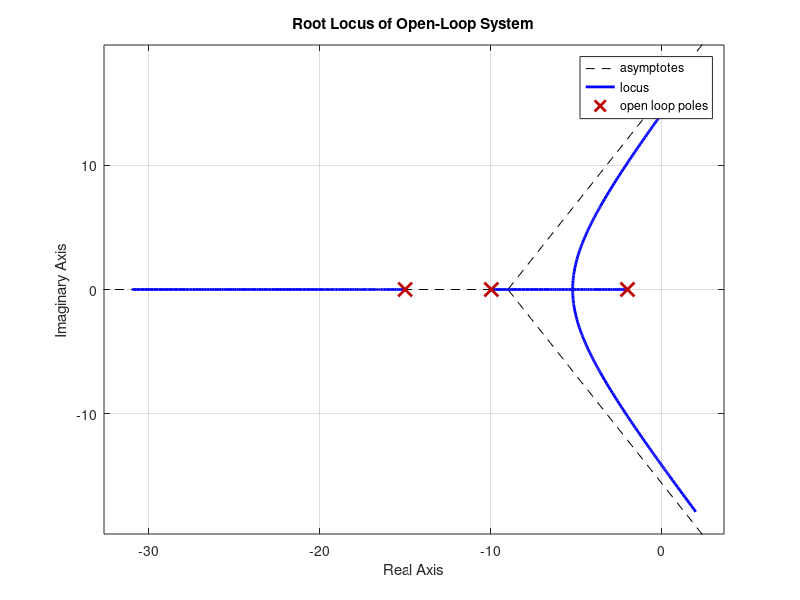
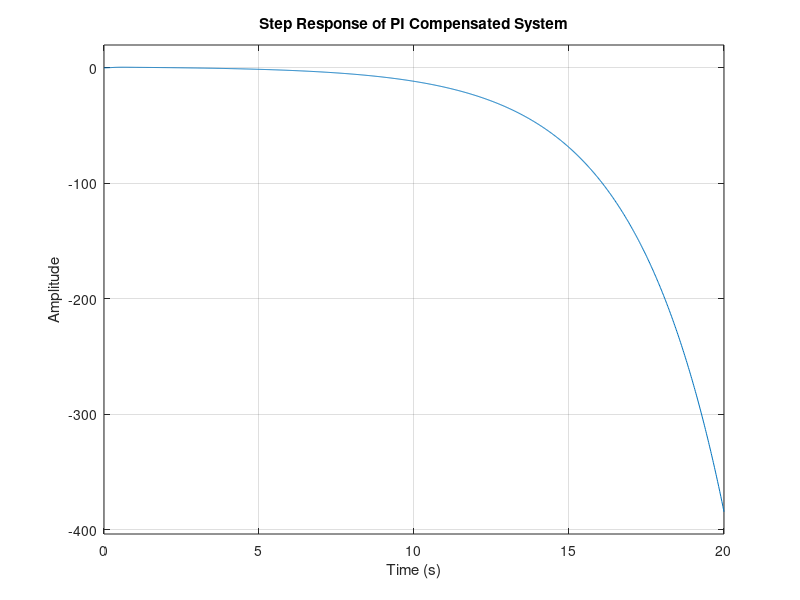
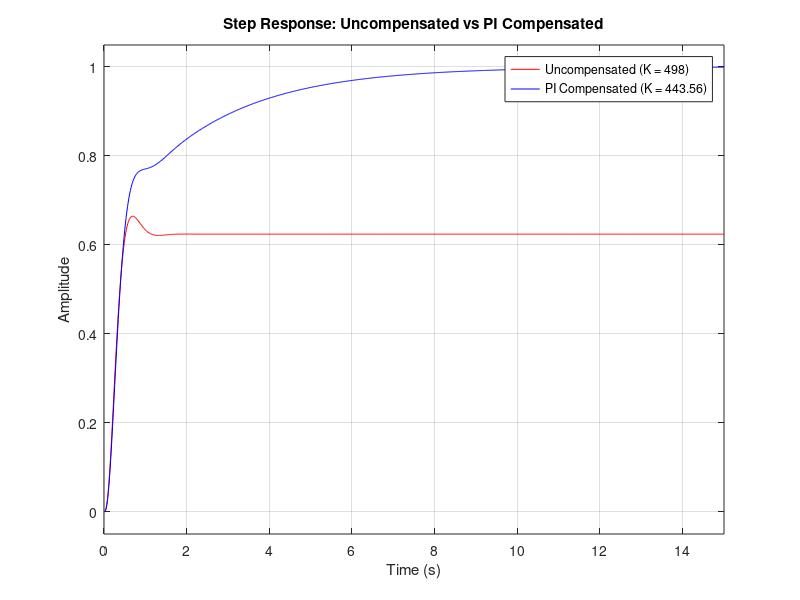

The MATLAB source for these figures, in order:
%Yasmin Al Shawawrh
%1220848
%Q5
%part1

s = tf('s');
G = 1 / ((s + 2)*(s + 10)*(s + 15));
T = feedback(G, 1); 
figure;
rlocus(T);
title('Root Locus of Open-Loop System');

%Yasmin Al Shawawrh
%1220848
%Q5
%part2

OS = 7;    
Ts = 0.9434;   
zeta = -log(OS/100) / sqrt(pi^2 + log(OS/100)^2);
wn = 4 / (zeta * Ts);
sigma = zeta * wn;
wd = wn * sqrt(1 - zeta^2);
s_desired = -sigma + 1i * wd;
den_val = (s_desired + 2) * (s_desired + 10) * (s_desired + 15);
K = -den_val;
fprintf('Desired pole: %.4f %+.4fj\n', real(s_desired), imag(s_desired));
fprintf('Calculated gain K: %.4f\n', real(K));

%Yasmin Al Shawawrh
%1220848
%Q5
%part3
p1 = -2;
p2 = -10;
p3 = -15;
Ts_new = 1.05 * Ts;
OS = 0.07;
zeta = -log(OS)/sqrt(pi^2 + log(OS)^2);
wn = 4 / (zeta * Ts_new);
sigma = -zeta * wn;
wd = wn * sqrt(1 - zeta^2);
s_des = sigma + 1i*wd;
fprintf('--- Desired Pole ---\n');
fprintf('s_des = %.4f %+.4fj\n\n', real(s_des), imag(s_des));
angle_p1 = angle(s_des - p1) * (180/pi);
angle_p2 = angle(s_des - p2) * (180/pi);
angle_p3 = angle(s_des - p3) * (180/pi);
angle_origin = angle(s_des - 0) * (180/pi);
total_pole_angle = angle_p1 + angle_p2 + angle_p3 + angle_origin;
zero_angle_deg = -180 + total_pole_angle;
zero_angle_rad = deg2rad(zero_angle_deg);
fprintf('\nAngle from poles:\n');
fprintf('Angle p1 (-2): %.2f deg\n', angle_p1);
fprintf('Angle p2 (-10): %.2f deg\n', angle_p2);
fprintf('Angle p3 (-15): %.2f deg\n', angle_p3);
fprintf('Angle from origin (0): %.2f deg\n', angle_origin);
fprintf('Total pole angle: %.2f deg\n', total_pole_angle);
fprintf('Required zero angle: %.2f deg\n', zero_angle_deg);
a = real(s_des) - (imag(s_des)/tan(zero_angle_rad));
fprintf('Zero a = %.4f --> PI Zero at s = -%.4f\n\n', a, a);
PI = tf([1 a], [1 0]);
G = 1 / ((s + 2)*(s + 10)*(s + 15));
num = abs(s_des * (s_des + 2)*(s_des + 10)*(s_des + 15));
den = abs(s_des + a);
K = num / den;
fprintf('--- PI Controller ---\n');
fprintf('Calculated gain K = %.2f\n', K);
fprintf('C(s) = %.2f * (s + %.4f) / s\n\n', K, a);
L = K * PI * G;
T = feedback(L, 1);
T
figure;
step(T);
title('Step Response of PI Compensated System');
xlabel('Time (s)');
ylabel('Amplitude');
grid on;

clc;
clear;
close all;

%Yasmin Al Shawawrh
%1220848
%Q5
%part4

s = tf('s');
G = 1 / ((s + 2)*(s + 10)*(s + 15));
K_uncomp = 498; % from part 1
T_uncomp = feedback(K_uncomp * G, 1);
a = 0.6273;
K_comp = 443.56;
PI = tf([1 a], [1 0]);
T_comp = feedback(K_comp * PI * G, 1);
figure;
step(T_uncomp, 'r', T_comp, 'b', 15);
legend('Uncompensated (K = 498)', 'PI Compensated (K = 443.56)');
title('Step Response: Uncompensated vs PI Compensated');
xlabel('Time (s)');
ylabel('Amplitude');
grid on;


 
